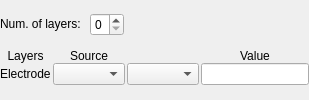
                   <widget class="QWidget" name="stackedWidgetPage_mech_expertmode">
                    <property name="sizePolicy">
                     <sizepolicy hsizetype="Preferred" vsizetype="Preferred">
                      <horstretch>0</horstretch>
                      <verstretch>0</verstretch>
                     </sizepolicy>
                    </property>
                    <layout class="QVBoxLayout" name="verticalLayout_2">
                     <property name="spacing">
                      <number>0</number>
                     </property>
                     <property name="leftMargin">
                      <number>0</number>
                     </property>
                     <property name="topMargin">
                      <number>0</number>
                     </property>
                     <property name="rightMargin">
                      <number>0</number>
                     </property>
                     <property name="bottomMargin">
                      <number>0</number>
                     </property>
                     <item>
                      <layout class="QHBoxLayout" name="horizontalLayout_12">
                       <property name="spacing">
                        <number>6</number>
                       </property>
                       <item>
                        <widget class="QLabel" name="label_mech_expertmode_layernum">
                         <property name="sizePolicy">
                          <sizepolicy hsizetype="Preferred" vsizetype="Fixed">
                           <horstretch>0</horstretch>
                           <verstretch>0</verstretch>
                          </sizepolicy>
                         </property>
                         <property name="text">
                          <string>Num. of layers: </string>
                         </property>
                        </widget>
                       </item>
                       <item>
                        <widget class="QSpinBox" name="spinBox_mech_expertmode_layernum">
                         <property name="buttonSymbols">
                          <enum>QAbstractSpinBox::UpDownArrows</enum>
                         </property>
                         <property name="maximum">
                          <number>1</number>
                         </property>
                        </widget>
                       </item>
                       <item>
                        <spacer name="horizontalSpacer_15">
                         <property name="orientation">
                          <enum>Qt::Horizontal</enum>
                         </property>
                         <property name="sizeHint" stdset="0">
                          <size>
                           <width>40</width>
                           <height>20</height>
                          </size>
                         </property>
                        </spacer>
                       </item>
                      </layout>
                     </item>
                     <item>
                      <layout class="QGridLayout" name="gridLayout_mech_expertmode_layers">
                       <property name="sizeConstraint">
                        <enum>QLayout::SetDefaultConstraint</enum>
                       </property>
                       <property name="topMargin">
                        <number>0</number>
                       </property>
                       <property name="rightMargin">
                        <number>0</number>
                       </property>
                       <property name="bottomMargin">
                        <number>0</number>
                       </property>
                       <property name="horizontalSpacing">
                        <number>2</number>
                       </property>
                       <property name="verticalSpacing">
                        <number>0</number>
                       </property>
                       <item row="0" column="1">
                        <widget class="QLabel" name="label_20">
                         <property name="sizePolicy">
                          <sizepolicy hsizetype="Preferred" vsizetype="Fixed">
                           <horstretch>0</horstretch>
                           <verstretch>0</verstretch>
                          </sizepolicy>
                         </property>
                         <property name="text">
                          <string>Source</string>
                         </property>
                         <property name="alignment">
                          <set>Qt::AlignCenter</set>
                         </property>
                        </widget>
                       </item>
                       <item row="0" column="0">
                        <widget class="QLabel" name="label_19">
                         <property name="sizePolicy">
                          <sizepolicy hsizetype="Preferred" vsizetype="Fixed">
                           <horstretch>0</horstretch>
                           <verstretch>0</verstretch>
                          </sizepolicy>
                         </property>
                         <property name="text">
                          <string>Layers</string>
                         </property>
                         <property name="alignment">
                          <set>Qt::AlignCenter</set>
                         </property>
                        </widget>
                       </item>
                       <item row="1" column="1">
                        <widget class="QComboBox" name="comboBox_mech_expertmode_source_electrode">
                         <property name="sizePolicy">
                          <sizepolicy hsizetype="Preferred" vsizetype="Fixed">
                           <horstretch>0</horstretch>
                           <verstretch>0</verstretch>
                          </sizepolicy>
                         </property>
                        </widget>
                       </item>
                       <item row="1" column="0">
                        <widget class="QLabel" name="label_mech_expertmode_calc_electrode">
                         <property name="text">
                          <string>Electrode</string>
                         </property>
                        </widget>
                       </item>
                       <item row="1" column="2">
                        <widget class="QComboBox" name="comboBox_mech_expertmode_indchn_electrode"/>
                       </item>
                       <item row="1" column="3">
                        <widget class="QLineEdit" name="lineEdit_mech_expertmode_value_electrode">
                         <property name="readOnly">
                          <bool>true</bool>
                         </property>
                         <property name="clearButtonEnabled">
                          <bool>true</bool>
                         </property>
                        </widget>
                       </item>
                       <item row="0" column="3">
                        <widget class="QLabel" name="label_21">
                         <property name="sizePolicy">
                          <sizepolicy hsizetype="Preferred" vsizetype="Fixed">
                           <horstretch>0</horstretch>
                           <verstretch>0</verstretch>
                          </sizepolicy>
                         </property>
                         <property name="text">
                          <string>Value</string>
                         </property>
                         <property name="alignment">
                          <set>Qt::AlignCenter</set>
                         </property>
                        </widget>
                       </item>
                      </layout>
                     </item>
                    </layout>
                   </widget>
